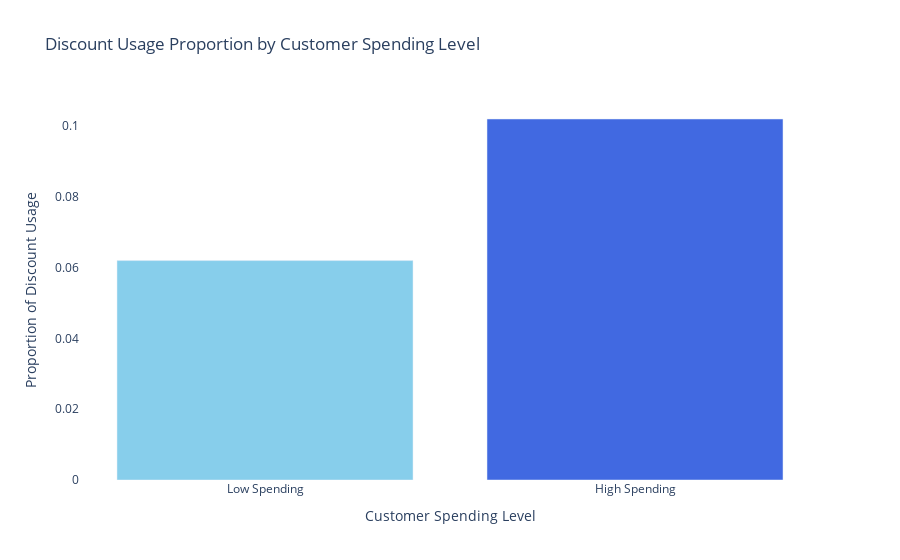

The code cell stored with this chart in its notebook:
### Code cell
import plotly.graph_objects as go

# Data
labels = ["Low Spending", "High Spending"]  # Assuming this is the order
discount_usage = [0.062, 0.102]  # Corresponding proportions

# Create a bar chart
fig = go.Figure(data=[go.Bar(x=labels, y=discount_usage, marker_color=['skyblue', 'royalblue', 'midnightblue'])])

# Customize the layout (optional)
fig.update_layout(
    title="Discount Usage Proportion by Customer Spending Level",
    xaxis_title="Customer Spending Level",
    yaxis_title="Proportion of Discount Usage",
    plot_bgcolor='white',  # Set plot background to white
    xaxis=dict(
        tickfont=dict(size=12),  # Adjust tick font size
        titlefont=dict(size=14)  # Adjust axis label font size
    ),
    yaxis=dict(
        tickfont=dict(size=12),  # Adjust tick font size
        titlefont=dict(size=14)  # Adjust axis label font size
    )
)

# Show the plot
fig.show()

### Figure 1 — Plotly figure (JSON) as saved in the notebook; plotly's stock layout.template omitted (floating-point values rounded to 4 significant figures)
{"data": [{"marker": {"color": ["skyblue", "royalblue", "midnightblue"]}, "type": "bar", "x": ["Low Spending", "High Spending"], "y": [0.062, 0.102]}], "layout": {"plot_bgcolor": "white", "title": {"text": "Discount Usage Proportion by Customer Spending Level"}, "xaxis": {"tickfont": {"size": 12}, "title": {"font": {"size": 14}, "text": "Customer Spending Level"}}, "yaxis": {"tickfont": {"size": 12}, "title": {"font": {"size": 14}, "text": "Proportion of Discount Usage"}}}}
